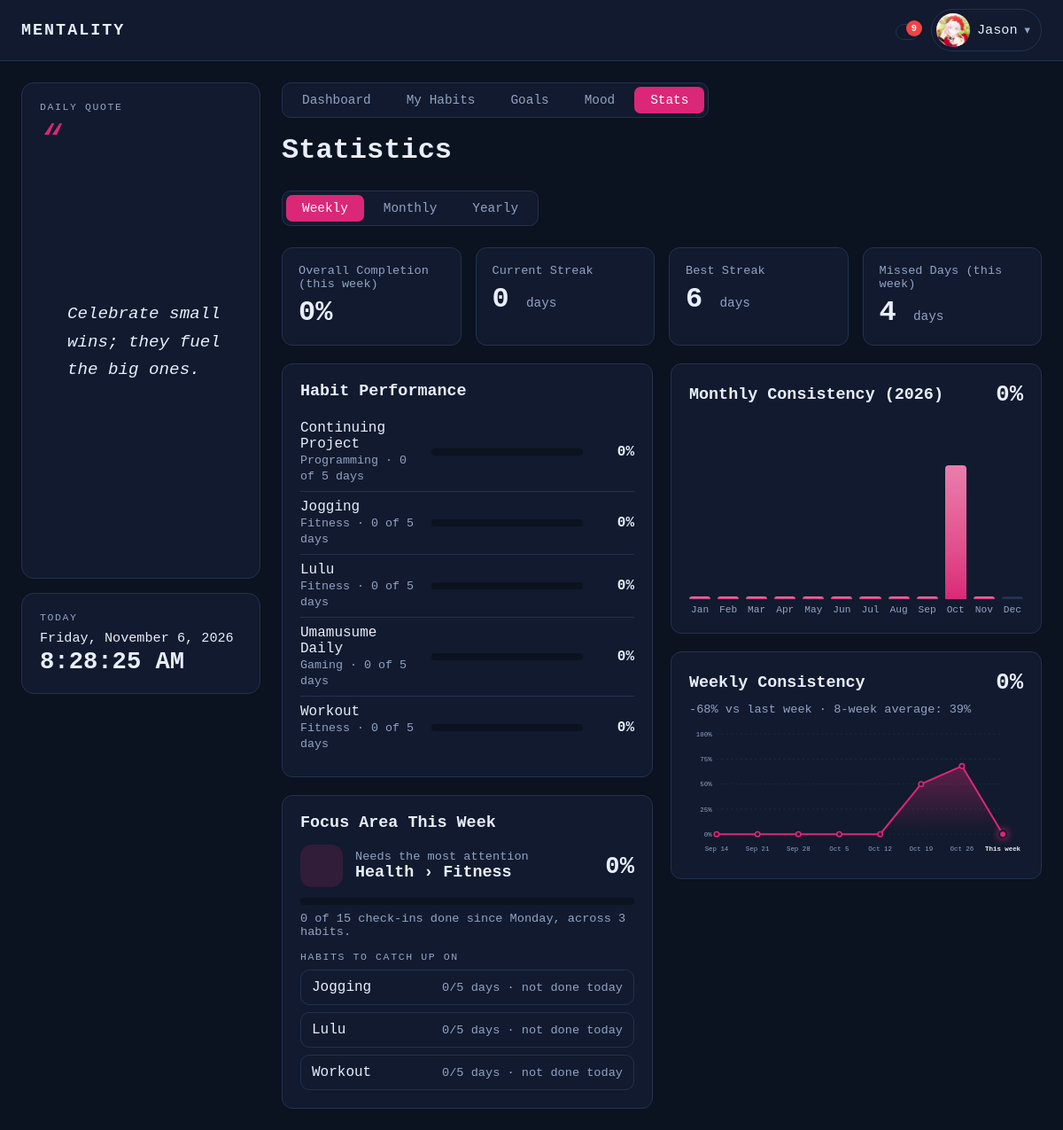
The page /stats.php (signed in) on the database its author committed.
### tables this page shows
CREATE TABLE `habits` (
  `habit_id` int(10) unsigned NOT NULL AUTO_INCREMENT,
  `user_id` int(10) unsigned NOT NULL,
  `category_id` int(10) unsigned NOT NULL,
  `name` varchar(100) NOT NULL,
  `details` text DEFAULT NULL,
  `is_active` tinyint(1) NOT NULL DEFAULT 1,
  `created_at` timestamp NOT NULL DEFAULT current_timestamp(),
  PRIMARY KEY (`habit_id`),
  KEY `fk_habits_user` (`user_id`),
  KEY `fk_habits_category` (`category_id`),
  CONSTRAINT `fk_habits_category` FOREIGN KEY (`category_id`) REFERENCES `habit_categories` (`category_id`),
  CONSTRAINT `fk_habits_user` FOREIGN KEY (`user_id`) REFERENCES `users` (`user_id`) ON DELETE CASCADE
);

CREATE TABLE `habit_categories` (
  `category_id` int(10) unsigned NOT NULL AUTO_INCREMENT,
  `name` varchar(50) NOT NULL,
  `parent_id` int(10) unsigned DEFAULT NULL,
  PRIMARY KEY (`category_id`),
  KEY `fk_category_parent` (`parent_id`),
  CONSTRAINT `fk_category_parent` FOREIGN KEY (`parent_id`) REFERENCES `habit_categories` (`category_id`) ON DELETE SET NULL
);

### includes/auth.php (called while the page is built, shortened)
<?php
function e($value): string {
    return htmlspecialchars((string)$value, ENT_QUOTES, 'UTF-8');
}

### stats.php (the view, shortened to what this page needs)
<?php
require_once __DIR__ . '/includes/layout.php';
$uid = (int)$_SESSION['user_id'];
$period = $_GET['period'] ?? 'week';
$today    = new DateTimeImmutable('today');
$todayStr = $today->format('Y-m-d');
$yesterdayStr = $today->modify('-1 day')->format('Y-m-d');
if ($period === 'month')      { $start = $today->modify('first day of this month'); $periodLabel = 'this month'; }
elseif ($period === 'year')   { $start = new DateTimeImmutable($today->format('Y') . '-01-01'); $periodLabel = 'this year'; }
else                          { $start = new DateTimeImmutable('monday this week'); $periodLabel = 'this week'; }
$startStr = $start->format('Y-m-d');
$stmt = $pdo->prepare(
    'WITH period AS (
         SELECT CAST(? AS DATE) AS p_start, CAST(? AS DATE) AS p_end
     )
     SELECT h.habit_id, h.name, c.name AS category_name,
            DATEDIFF(p.p_end, GREATEST(p.p_start, DATE(h.created_at))) + 1 AS days_tracked,
            COUNT(CASE WHEN l.completed = 1 THEN 1 END) AS done
     FROM period p
     JOIN habits h ON h.user_id = ? AND h.is_active = 1 AND DATE(h.created_at) <= p.p_end
     JOIN habit_categories c ON c.category_id = h.category_id
     LEFT JOIN habit_logs l ON l.habit_id = h.habit_id
          AND l.log_date BETWEEN GREATEST(p.p_start, DATE(h.created_at)) AND p.p_end
     GROUP BY h.habit_id, h.name, c.name, h.created_at, p.p_start, p.p_end
     ORDER BY h.name'
);
$stmt->execute([$startStr, $todayStr, $uid]);
$habits = $stmt->fetchAll();
$sumDone = 0; $sumDays = 0;
foreach ($habits as &$h) {
    $h['pct'] = $h['days_tracked'] > 0 ? min(100, (int)round($h['done'] / $h['days_tracked'] * 100)) : 0;
    $sumDone += (int)$h['done'];
    $sumDays += (int)$h['days_tracked'];
}
$overall = $sumDays > 0 ? min(100, (int)round($sumDone / $sumDays * 100)) : 0;
$stmt = $pdo->prepare('SELECT MIN(DATE(created_at)) FROM habits WHERE user_id = ?');
$stmt->execute([$uid]);
$firstHabitDate = $stmt->fetchColumn();
$tickDays = [];
$missed = 0;
if ($firstHabitDate) {
    $from = max($startStr, $firstHabitDate);
    for ($d = new DateTimeImmutable($from); $d->format('Y-m-d') <= $yesterdayStr; $d = $d->modify('+1 day')) {
        if (empty($tickDays[$d->format('Y-m-d')])) { $missed++; }
    }
}
$stmt = $pdo->prepare('SELECT start_date, end_date, streak_len FROM v_user_streaks WHERE user_id = ? ORDER BY end_date DESC');
$stmt->execute([$uid]);
$streaks = $stmt->fetchAll();
$bestStreak = 0; $currentStreak = 0;
foreach ($streaks as $s) { $bestStreak = max($bestStreak, (int)$s['streak_len']); }
$year = (int)$today->format('Y');
$stmt = $pdo->prepare(
    'SELECT MONTH(l.log_date) AS m, COUNT(*) AS ticks
     FROM habit_logs l JOIN habits h ON h.habit_id = l.habit_id
     WHERE h.user_id = ? AND h.is_active = 1 AND l.completed = 1 AND YEAR(l.log_date) = ?
     GROUP BY MONTH(l.log_date)'
);
$stmt->execute([$uid, $year]);
$ticksByMonth = [];
foreach ($stmt->fetchAll() as $r) { $ticksByMonth[(int)$r['m']] = (int)$r['ticks']; }
$stmt = $pdo->prepare('SELECT DATE(created_at) FROM habits WHERE user_id = ? AND is_active = 1');
$stmt->execute([$uid]);
$habitDates = $stmt->fetchAll(PDO::FETCH_COLUMN);
$months = [];
for ($m = 1; $m <= 12; $m++) {
    $mStart = new DateTimeImmutable(sprintf('%04d-%02d-01', $year, $m));
    $mStartStr = $mStart->format('Y-m-d');
    $mEndStr = min($mStart->modify('last day of this month')->format('Y-m-d'), $todayStr);
    $days = 0;
    if ($mStartStr <= $todayStr) {
        foreach ($habitDates as $created) {
            $from = max($mStartStr, $created);
            if ($from <= $mEndStr) { $days += (new DateTimeImmutable($from))->diff(new DateTimeImmutable($mEndStr))->days + 1; }
        }
    }
    $pct = $days > 0 ? min(100, (int)round(($ticksByMonth[$m] ?? 0) / $days * 100)) : 0;
    $months[$m] = ['label' => $mStart->format('M'), 'pct' => $pct, 'future' => $mStartStr > $todayStr];
}
$thisMonthPct = $months[(int)$today->format('n')]['pct'];
$weeksN     = 8;
$thisMonday = new DateTimeImmutable('monday this week');
$rangeStart = $thisMonday->modify('-' . ($weeksN - 1) . ' weeks');
$stmt = $pdo->prepare(
    'SELECT l.log_date, COUNT(*) AS c
     FROM habit_logs l JOIN habits h ON h.habit_id = l.habit_id
     WHERE h.user_id = ? AND h.is_active = 1 AND l.completed = 1 AND l.log_date BETWEEN ? AND ?
     GROUP BY l.log_date'
);
$stmt->execute([$uid, $rangeStart->format('Y-m-d'), $todayStr]);
$ticksByDay = [];
foreach ($stmt->fetchAll() as $r) { $ticksByDay[$r['log_date']] = (int)$r['c']; }
$weekly = [];
for ($i = 0; $i < $weeksN; $i++) {
    $ws    = $rangeStart->modify("+$i weeks");
    $wsStr = $ws->format('Y-m-d');
    $weEnd = min($ws->modify('+6 days')->format('Y-m-d'), $todayStr);
    $ticks = 0; $days = 0;
    for ($d = $ws; $d->format('Y-m-d') <= $weEnd; $d = $d->modify('+1 day')) { $ticks += $ticksByDay[$d->format('Y-m-d')] ?? 0; }
    foreach ($habitDates as $created) {
        $from = max($wsStr, $created);
        if ($from <= $weEnd) { $days += (new DateTimeImmutable($from))->diff(new DateTimeImmutable($weEnd))->days + 1; }
    }
    $weekly[] = ['label' => $ws->format('M j'), 'has' => $days > 0, 'current' => ($i === $weeksN - 1),
                 'pct'   => $days > 0 ? min(100, (int)round($ticks / $days * 100)) : 0];
}
$weekNow  = $weekly[$weeksN - 1]['pct'];
$weekDiff = $weekNow - $weekly[$weeksN - 2]['pct'];
$withData = array_filter($weekly, fn($w) => $w['has']);
$weekAvg  = $withData ? (int)round(array_sum(array_column($withData, 'pct')) / count($withData)) : 0;
$cw = 560; $ch = 230; $pl = 46; $pr = 34; $pt = 18; $pb = 44;
$plotW = $cw - $pl - $pr; $plotH = $ch - $pt - $pb; $baseY = $pt + $plotH;
$pts = [];
foreach ($weekly as $i => $w) { $pts[] = [round($pl + $i * $plotW / ($weeksN - 1), 1), round($pt + (100 - $w['pct']) / 100 * $plotH, 1)]; }
$linePath = '';
foreach ($pts as $i => [$x, $y]) { $linePath .= ($i ? ' L' : 'M') . $x . ' ' . $y; }
$areaPath = $linePath . ' L' . $pts[$weeksN - 1][0] . ' ' . $baseY . ' L' . $pts[0][0] . ' ' . $baseY . ' Z';
$wStart = $thisMonday->format('Y-m-d');
$stmt = $pdo->prepare(
    'SELECT t.category_id, c.name AS category_name, p.name AS parent_name,
            COUNT(*) AS habits, SUM(t.days_tracked) AS days, SUM(t.done) AS done,
            ROUND(SUM(t.done) / SUM(t.days_tracked) * 100) AS pct
     FROM (
         SELECT h.habit_id, h.category_id,
                DATEDIFF(CAST(? AS DATE), GREATEST(CAST(? AS DATE), DATE(h.created_at))) + 1 AS days_tracked,
                (SELECT COUNT(*) FROM habit_logs l
                 WHERE l.habit_id = h.habit_id AND l.completed = 1
                   AND l.log_date BETWEEN GREATEST(CAST(? AS DATE), DATE(h.created_at)) AND CAST(? AS DATE)) AS done
         FROM habits h
         WHERE h.user_id = ? AND h.is_active = 1 AND DATE(h.created_at) <= CAST(? AS DATE)
     ) t
     JOIN habit_categories c ON c.category_id = t.category_id
     LEFT JOIN habit_categories p ON p.category_id = c.parent_id
     GROUP BY t.category_id, c.name, p.name
     HAVING SUM(t.days_tracked) > 0
     ORDER BY pct ASC, days DESC'
);
$stmt->execute([$todayStr, $wStart, $wStart, $todayStr, $uid, $todayStr]);
$areas = $stmt->fetchAll();
$stmt = $pdo->prepare(
    'SELECT h.habit_id, h.name, h.category_id,
            DATEDIFF(CAST(? AS DATE), GREATEST(CAST(? AS DATE), DATE(h.created_at))) + 1 AS days_tracked,
            (SELECT COUNT(*) FROM habit_logs l
             WHERE l.habit_id = h.habit_id AND l.completed = 1
               AND l.log_date BETWEEN GREATEST(CAST(? AS DATE), DATE(h.created_at)) AND CAST(? AS DATE)) AS done,
            (SELECT COUNT(*) FROM habit_logs l2
             WHERE l2.habit_id = h.habit_id AND l2.completed = 1 AND l2.log_date = CAST(? AS DATE)) AS done_today
     FROM habits h
     WHERE h.user_id = ? AND h.is_active = 1 AND DATE(h.created_at) <= CAST(? AS DATE)'
);
$stmt->execute([$todayStr, $wStart, $wStart, $todayStr, $todayStr, $uid, $todayStr]);
$weekHabits = $stmt->fetchAll();
$areaLabel = fn($a) => $a['parent_name'] ? $a['parent_name'] . ' › ' . $a['category_name'] : $a['category_name'];
$focus = null; $strongest = null; $catchUp = [];
if ($areas && (int)$areas[0]['pct'] < 100) {
    $focus = $areas[0];
    foreach ($weekHabits as $wh) {
        if ((int)$wh['category_id'] === (int)$focus['category_id'] && (int)$wh['done'] < (int)$wh['days_tracked']) {
            $wh['pct'] = (int)$wh['days_tracked'] > 0 ? (int)round($wh['done'] / $wh['days_tracked'] * 100) : 0;
            $catchUp[] = $wh;
        }
    }
    usort($catchUp, fn($a, $b) => ($a['pct'] <=> $b['pct']) ?: strcmp($a['name'], $b['name']));
    $catchUp = array_slice($catchUp, 0, 3);
}
?>
<h1>Statistics</h1>
<div class="tabs">
    <a class="tab<?= $period === 'week'  ? ' active' : '' ?>" href="stats.php?period=week">Weekly</a>
    <a class="tab<?= $period === 'month' ? ' active' : '' ?>" href="stats.php?period=month">Monthly</a>
    <a class="tab<?= $period === 'year'  ? ' active' : '' ?>" href="stats.php?period=year">Yearly</a>
</div>
<?php if (!$habits && !$firstHabitDate): ?>
    <div class="panel"><p class="muted">No data yet. <a href="habits.php">Add a habit</a> and start ticking it on your Dashboard to see your stats.</p></div>
<?php else: ?>
<div class="stat-cards">
    <div class="stat-card"><div class="stat-label">Overall Completion (<?= e($periodLabel) ?>)</div><div class="stat-value"><?= $overall ?>%</div></div>
    <div class="stat-card"><div class="stat-label">Current Streak</div><div class="stat-value"><?= $currentStreak ?> <small><?= $currentStreak === 1 ? 'day' : 'days' ?></small></div></div>
    <div class="stat-card"><div class="stat-label">Best Streak</div><div class="stat-value"><?= $bestStreak ?> <small><?= $bestStreak === 1 ? 'day' : 'days' ?></small></div></div>
    <div class="stat-card"><div class="stat-label">Missed Days (<?= e($periodLabel) ?>)</div><div class="stat-value"><?= $missed ?> <small><?= $missed === 1 ? 'day' : 'days' ?></small></div></div>
</div>
<div class="stats-layout">
    <div class="stack">
    <div class="panel">
        <h2>Habit Performance</h2>
        <?php if (!$habits): ?>
            <p class="muted">No active habits in this period.</p>
        <?php else: foreach ($habits as $h): ?>
            <div class="perf-row">
                <div class="perf-name"><?= e($h['name']) ?><br><small class="muted"><?= e($h['category_name']) ?> &middot; <?= (int)$h['done'] ?> of <?= (int)$h['days_tracked'] ?> days</small></div>
                <div class="progress"><div class="bar" style="width: <?= (int)$h['pct'] ?>%"></div></div>
                <div class="perf-pct"><?= (int)$h['pct'] ?>%</div>
            </div>
        <?php endforeach; endif; ?>
    </div>
        <div class="panel">
            <h2>Focus Area This Week</h2>
            <?php if (!$areas): ?>
                <p class="muted">No data for this week yet. Tick a few habits on your Dashboard first.</p>
            <?php elseif (!$focus): ?>
                <p class="muted"><?= icon('check', 18) ?> Perfect week so far: every area is at 100%. Keep it going!</p>
            <?php else: ?>
                <div class="focus-head">
                    <div class="focus-icon"><?= icon('goals', 24) ?></div>
                    <div><div class="muted small">Needs the most attention</div><div class="focus-name"><?= e($areaLabel($focus)) ?></div></div>
                    <div class="focus-pct"><?= (int)$focus['pct'] ?>%</div>
                </div>
                <div class="progress"><div class="bar" style="width: <?= (int)$focus['pct'] ?>%"></div></div>
                <p class="muted small" style="margin:8px 0 14px"><?= (int)$focus['done'] ?> of <?= (int)$focus['days'] ?> check-ins done since Monday, across <?= (int)$focus['habits'] ?> habit<?= (int)$focus['habits'] === 1 ? '' : 's' ?>.</p>
                <?php if ($catchUp): ?>
                    <div class="card-label">Habits to catch up on</div>
                    <?php foreach ($catchUp as $c): ?>
                        <a class="catch-row" href="dashboard.php">
                            <span><?= e($c['name']) ?></span>
                            <span class="muted small"><?= (int)$c['done'] ?>/<?= (int)$c['days_tracked'] ?> days<?= (int)$c['done_today'] ? ' &middot; done today' : ' &middot; not done today' ?></span>
                        </a>
                    <?php endforeach; ?>
                <?php endif; ?>
            <?php endif; ?>
        </div>
    </div>
    <div class="stack">
    <div class="panel">
        <div class="panel-head"><h2>Monthly Consistency (<?= $year ?>)</h2><span class="big-pct"><?= $thisMonthPct ?>%</span></div>
        <div class="bar-chart">
            <?php foreach ($months as $mo): ?>
                <div class="col<?= $mo['future'] ? ' future' : '' ?>" title="<?= e($mo['label']) ?>: <?= (int)$mo['pct'] ?>%">
                    <div class="col-track"><div class="col-fill" style="height: <?= (int)$mo['pct'] ?>%"></div></div>
                    <div class="col-label"><?= e($mo['label']) ?></div>
                </div>
            <?php endforeach; ?>
        </div>
    </div>
        <div class="panel">
            <div class="panel-head"><h2>Weekly Consistency</h2><span class="big-pct"><?= $weekNow ?>%</span></div>
            <p class="muted small" style="margin:-6px 0 8px">
                <?= $weekDiff > 0 ? '+' . $weekDiff . '% vs last week' : ($weekDiff < 0 ? $weekDiff . '% vs last week' : 'Same as last week') ?>
                &middot; 8-week average: <?= $weekAvg ?>%
            </p>
            <svg class="wk-chart" viewBox="0 0 <?= $cw ?> <?= $ch ?>" role="img" aria-label="Weekly consistency over the last 8 weeks">
                <defs><linearGradient id="wkGrad" x1="0" y1="0" x2="0" y2="1">
                    <stop offset="0" style="stop-color:var(--primary);stop-opacity:.38"/><stop offset="1" style="stop-color:var(--primary);stop-opacity:0"/>
                </linearGradient></defs>
                <?php foreach ([0, 25, 50, 75, 100] as $g): $gy = $pt + (100 - $g) / 100 * $plotH; ?>
                    <line class="wk-grid" x1="<?= $pl ?>" x2="<?= $cw - $pr ?>" y1="<?= $gy ?>" y2="<?= $gy ?>"/>
                    <text class="wk-axis" x="<?= $pl - 8 ?>" y="<?= $gy + 4 ?>" text-anchor="end"><?= $g ?>%</text>
                <?php endforeach; ?>
                <path class="wk-area" d="<?= $areaPath ?>"/>
                <path class="wk-line" d="<?= $linePath ?>"/>
                <?php foreach ($weekly as $i => $w): [$x, $y] = $pts[$i]; ?>
                    <circle class="wk-dot<?= $w['current'] ? ' now' : '' ?>" cx="<?= $x ?>" cy="<?= $y ?>" r="<?= $w['current'] ? 6 : 4 ?>"><title>Week of <?= e($w['label']) ?>: <?= (int)$w['pct'] ?>%</title></circle>
                    <text class="wk-axis<?= $w['current'] ? ' now' : '' ?>" x="<?= $x ?>" y="<?= $ch - 16 ?>" text-anchor="middle"><?= $w['current'] ? 'This week' : e($w['label']) ?></text>
                <?php endforeach; ?>
            </svg>
        </div>
    </div>
</div>
<?php endif; ?>

### rows shown on the page
habits: name "Continuing Project", category.name "Programming", done "0", days_tracked "5", pct "0"
habits: name "Jogging", category.name "Fitness", done "0", days_tracked "5", pct "0"
habits: name "Lulu", category.name "Fitness", done "0", days_tracked "5", pct "0"
habits: name "Umamusume Daily", category.name "Gaming", done "0", days_tracked "5", pct "0"
habits: name "Workout", category.name "Fitness", done "0", days_tracked "5", pct "0"

### other values the page prints
$bellCount "9"
$name "Jason"
daily_quote() "Celebrate small wins; they fuel the big ones."
$label "Dashboard"
$label "My Habits"
$label "Goals"
$label "Mood"
$label "Stats"
$periodLabel "this week"
$overall "0"
$currentStreak "0"
$bestStreak "6"
$missed "4"
$areaLabel($focus) "Health › Fitness"
$focus['pct'] "0"
